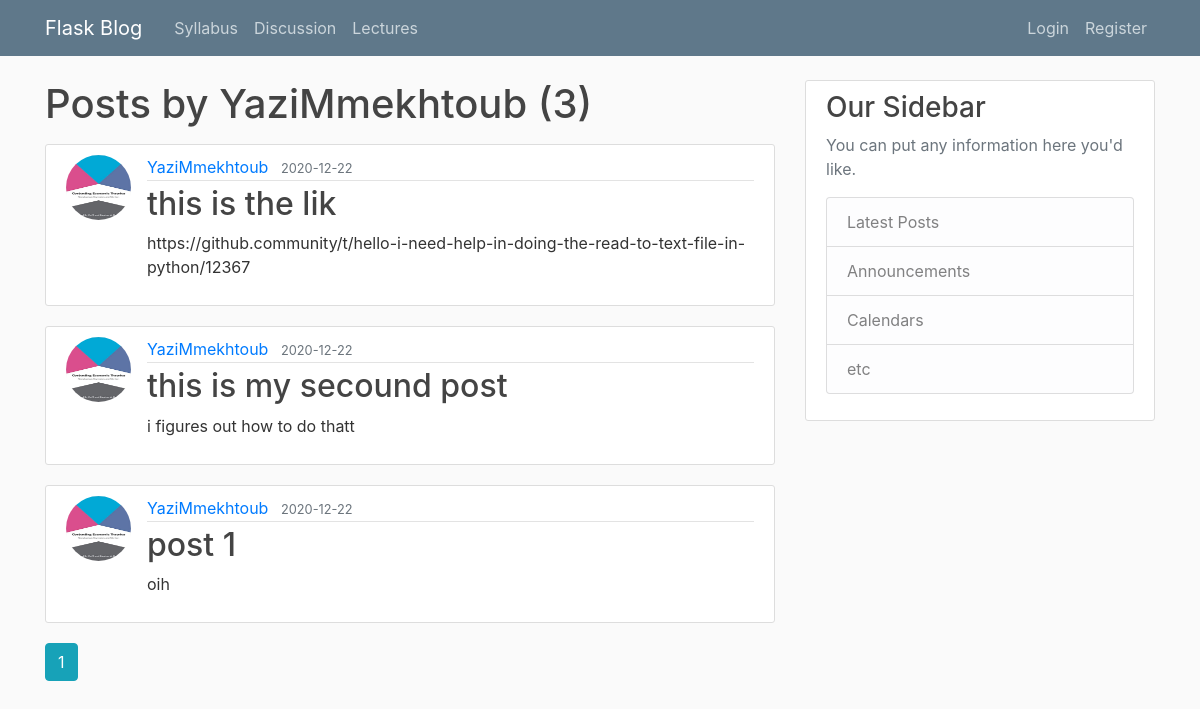
Before: /user/YaziMmekhtoub with the older database file.
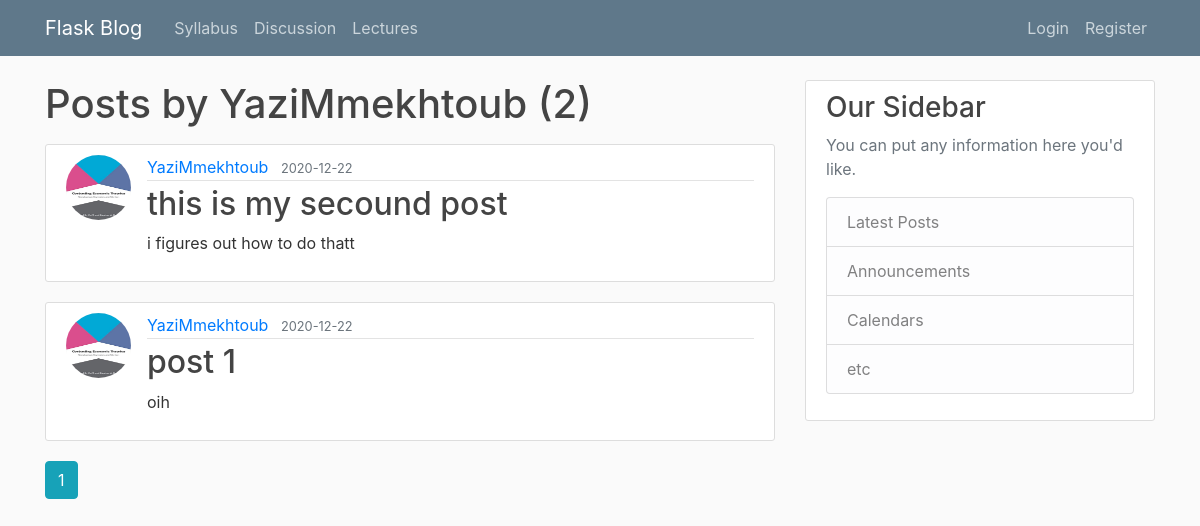
After: the same page with the newer database file.
### flaskblog/models.py (models this page shows, shortened)
class User(db.Model, UserMixin):
    id = db.Column(db.Integer, primary_key=True)
    username = db.Column(db.String(20), unique=True, nullable=False)
    email = db.Column(db.String(120), unique=True, nullable=False)
    image_file = db.Column(db.String(20), nullable=False,
                           default='default.jpg')
    password = db.Column(db.String(60), nullable=False)
    posts = db.relationship('Post', backref='author', lazy=True)

class Post(db.Model):
    id = db.Column(db.Integer, primary_key=True)
    title = db.Column(db.String(100), nullable=False)
    date_posted = db.Column(db.DateTime, nullable=False,
                            default=datetime.utcnow)
    content = db.Column(db.Text, nullable=False)
    user_id = db.Column(db.Integer, db.ForeignKey('user.id'), nullable=False)

### flaskblog/users/routes.py (the view)
@users.route("/user/<string:username>")
def user_posts(username):
    page = request.args.get('page', 1, type=int)
    user = User.query.filter_by(username=username).first_or_404()
    posts = Post.query.filter_by(author=user)\
        .order_by(Post.date_posted.desc())\
        .paginate(page=page, per_page=5)
    return render_template('user_posts.html', posts=posts, user=user)

### flaskblog/templates/user_posts.html
{% extends "layout.html" %}
{% block content %}
    <h1 class="mb-3">Posts by {{ user.username }} ({{ posts.total }})</h1>
    {% for post in posts.items %}
        <article class="media content-section">
          <img class="rounded-circle article-img" src="{{ url_for('static', filename='profile_pics/' + post.author.image_file) }}">
          <div class="media-body">
            <div class="article-metadata">
              <a class="mr-2" href="{{ url_for('users.user_posts', username=post.author.username) }}">{{ post.author.username }}</a>
              <small class="text-muted">{{ post.date_posted.strftime('%Y-%m-%d') }}</small>
            </div>
            <h2><a class="article-title" href="{{ url_for('posts.post', post_id=post.id) }}">{{ post.title }}</a></h2>
            <p class="article-content">{{ post.content }}</p>
          </div>
        </article>
    {% endfor %}
    {% for page_num in posts.iter_pages(left_edge=1, right_edge=1, left_current=1, right_current=2) %}
      {% if page_num %}
        {% if posts.page == page_num %}
          <a class="btn btn-info mb-4" href="{{ url_for('users.user_posts', username=user.username, page=page_num) }}">{{ page_num }}</a>
        {% else %}
          <a class="btn btn-outline-info mb-4" href="{{ url_for('users.user_posts', username=user.username, page=page_num) }}">{{ page_num }}</a>
        {% endif %}
      {% else %}
        ...
      {% endif %}
    {% endfor %}
{% endblock content %}

### flaskblog/templates/layout.html (shortened to what this page needs)
<!DOCTYPE html>
<html>
<head>
  <link rel="stylesheet" href="https://maxcdn.bootstrapcdn.com/bootstrap/4.0.0/css/bootstrap.min.css"
>
  <link rel="stylesheet" type="text/css" href="{{ url_for('static', filename='main.css') }}">
</head>
<body>
  <header class="site-header">
    <nav class="navbar navbar-expand-md navbar-dark bg-steel fixed-top">
      <div class="container">
        <a class="navbar-brand mr-4" href="/">Flask Blog</a>
        <div class="collapse navbar-collapse" id="navbarToggle">
          <div class="navbar-nav mr-auto">
            <a class="nav-item nav-link" href="{{ url_for('main.syllabus') }}">Syllabus</a>
            <a class="nav-item nav-link" href="{{ url_for('main.home') }}">Discussion</a>
            <a class="nav-item nav-link" href="{{ url_for('main.lectures') }}">Lectures</a>
          </div>
          <div class="navbar-nav">
            {% if current_user.is_authenticated %}
            <a class="nav-item nav-link" href="{{ url_for('posts.new_post') }}">New Post</a>
            <a class="nav-item nav-link" href="{{ url_for('users.account') }}">Account</a>
            <a class="nav-item nav-link" href="{{ url_for('users.logout') }}">Logout</a>
            {% else %}
            <a class="nav-item nav-link" href="{{ url_for('users.login') }}">Login</a>
            <a class="nav-item nav-link" href="{{ url_for('users.register') }}">Register</a>
            {% endif %}
          </div>
        </div>
      </div>
    </nav>
  </header>
  <main role="main" class="container">
    <div class="row">
      <div class="col-md-8">
        {% block content %}{% endblock %}
      </div>
      <div class="col-md-4">
        <div class="content-section">
          <h3>Our Sidebar</h3>
          <p class='text-muted'>You can put any information here you'd like.
          <ul class="list-group">
            <li class="list-group-item list-group-item-light">Latest Posts</li>
            <li class="list-group-item list-group-item-light">Announcements</li>
            <li class="list-group-item list-group-item-light">Calendars</li>
            <li class="list-group-item list-group-item-light">etc</li>
          </ul>
          </p>
        </div>
      </div>
    </div>
  </main>
</body>
</html>

### flaskblog/static/main.css (style rules this page uses)
body { background: #fafafa; color: #333333; margin-top: 5rem; }
h1, h2, h3, h4, h5, h6 { color: #444444; }
.bg-steel { background-color: #5f788a; }
.site-header .navbar-nav .nav-link { color: #cbd5db; }
.content-section { background: #ffffff; padding: 10px 20px; border: 1px solid #dddddd; border-radius: 3px; margin-bottom: 20px; }
.article-title { color: #444444; }
.article-content { white-space: pre-line; }
.article-img { height: 65px; width: 65px; margin-right: 16px; }
.article-metadata { padding-bottom: 1px; margin-bottom: 4px; border-bottom: 1px solid #e3e3e3 }

Changed rows visible on the page:
removed Post: image_file (placeholder picture), author.username "YaziMmekhtoub", date_posted "2020-12-22", title "this is the lik", content "https://github.community/t/hello-i-need-help-in-doing-the-read-to-text-file-in-python/12367"
Other visible differences:
{{ posts.total }}: "3" → "2"
